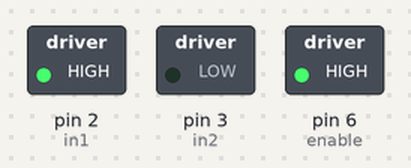
Recording of a sketch running on a simulated Arduino Uno, built with avr-gcc and run on an emulated ATmega328P. Parts: switched loads named in the sketch (green lamp = pin HIGH).

Above: at 0.1 s.
Timing chart, 0 to 1.6 s (numbered marks = the images above):
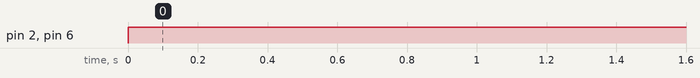

The sketch:

control_motor_motordriver_L293D.ino
```cpp
int in1 = 2;
int in2 = 3;
int enable = 6;


void setup() {
  // put your setup code here, to run once:
  pinMode(2, OUTPUT);
  pinMode(3, OUTPUT);
  pinMode(6, OUTPUT);

}

void loop() {
  // put your main code here, to run repeatedly:
  digitalWrite(in1, HIGH);
  digitalWrite(in2, LOW);
  digitalWrite(enable, 255);    //enable pin value ranges from 0 to 255 which changes the speed of the arduino
  delay(300);
}
```

Measured:
- by itself, pin 2 (in1), pin 6 (enable): LOW → HIGH at 0.00 s
